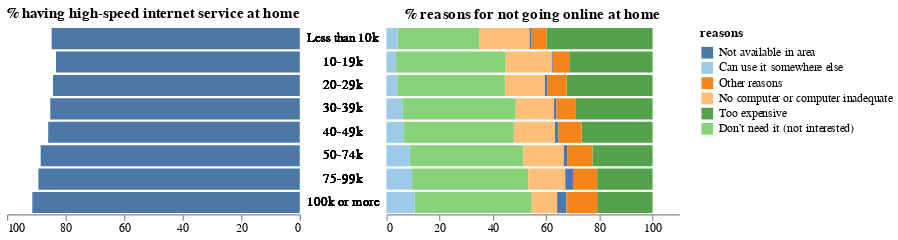

The cell this chart's notebook holds for it:
### Markdown cell above
## Charts

### Code cell
radio_year = alt.binding_radio(options=["2010","2015","2017"], name="year: ")

select_year = alt.selection_single(name="select",
                                   fields=["year"],
                                   bind=radio_year,
                                   init={"year": "2010"})

select_bar1 = alt.selection_single(
    on='mouseover',
    nearest=True,
    clear="click"
)

select_bar2 = alt.selection_single(
    on='mouseover',
    clear="click"
)

select_reason = alt.selection_single(
    fields=["label"],
    bind="legend"
)


OpacityCondition1 = alt.condition(select_bar1, alt.value(1.0), alt.value(0.8))
OpacityCondition2 = alt.condition(select_bar2, alt.value(1.0), alt.value(0.8))
ColorCondition = alt.condition(select_reason, 
                               alt.Color("label", 
                                         title="reasons", 
                                         type="nominal",
                                         scale=alt.Scale(scheme="tableau20"), 
                                         sort=alt.EncodingSortField("value", order='ascending')),
                               alt.value("lightgrey")
                              )

# palette = alt.Scale(range=['lightgreen', 'darkgreen', 'olive'])

base = alt.Chart(income_df).add_selection(
    select_year
).transform_filter(
    select_year
).properties(
    width=250, 
)

left = base.transform_filter(
    (alt.datum.type=="access") & (alt.datum.label=="High-speed internet service")
).encode(
    x=alt.X("value:Q",
            title=None,
           sort=alt.SortOrder("descending")),
    y=alt.Y("income:N", 
            title=None, 
            axis=None,
            sort=alt.EncodingSortField(field="order", order='ascending')),
    opacity=OpacityCondition1,
    tooltip="value"
).mark_bar().properties(
    title="% having high-speed internet service at home"
).add_selection(
    select_bar1
)

middle = base.encode(
    y=alt.Y("income:N", 
            sort=alt.EncodingSortField(field="order", order='ascending'),
            axis=None),
    text=alt.Text("income:N")
).mark_text().properties(width=20)

right = base.encode(
    x=alt.X("value:Q",
           title=None),
    y=alt.Y("income:N",
            title=None,
            axis=None,
            sort=alt.EncodingSortField(field="order", order='ascending')),
    color=ColorCondition,
#     order=alt.Order("label", fields="value", sort="ascending"),
    opacity=OpacityCondition2,
    tooltip=["label","value"]
    
).transform_filter(
    (alt.datum.type=="reasons") & (alt.datum.reason!="Other reasons")
# ).transform_filter(
#     select_reason
).mark_bar().properties(
    title="% reasons for not going online at home"
).add_selection(
    select_bar2
).add_selection(
    select_reason
)


alt.concat(left, middle, right, spacing=5).configure_legend(
    orient='bottom'
).resolve_scale(
    color="independent", 
#     y="shared"
).configure_axis(
    grid=False
).configure_view(
    strokeOpacity=0
).configure_legend(
    orient="right"
)

### Figure 1 — Vega-Lite specification as saved in the notebook (floating-point values rounded to 4 significant figures; data arrays with more than 128 entries replaced by an {"elided": "..."} marker saying what was removed)
{"config": {"view": {"continuousWidth": 400, "continuousHeight": 300, "strokeOpacity": 0}, "axis": {"grid": false}, "legend": {"orient": "right"}}, "concat": [{"mark": "bar", "encoding": {"opacity": {"condition": {"value": 1.0, "selection": "selector084"}, "value": 0.8}, "tooltip": {"type": "quantitative", "field": "value"}, "x": {"type": "quantitative", "field": "value", "sort": "descending", "title": null}, "y": {"type": "nominal", "axis": null, "field": "income", "sort": {"field": "order", "order": "ascending"}, "title": null}}, "selection": {"select": {"type": "single", "fields": ["year"], "bind": {"input": "radio", "options": ["2010", "2015", "2017"], "name": "year: "}, "init": {"year": "2010"}}, "selector084": {"type": "single", "on": "mouseover", "nearest": true, "clear": "click"}}, "title": "% having high-speed internet service at home", "transform": [{"filter": {"selection": "select"}}, {"filter": "((datum.type === 'access') && (datum.label === 'High-speed internet service'))"}], "width": 250}, {"mark": "text", "encoding": {"text": {"type": "nominal", "field": "income"}, "y": {"type": "nominal", "axis": null, "field": "income", "sort": {"field": "order", "order": "ascending"}}}, "selection": {"select": {"type": "single", "fields": ["year"], "bind": {"input": "radio", "options": ["2010", "2015", "2017"], "name": "year: "}, "init": {"year": "2010"}}}, "transform": [{"filter": {"selection": "select"}}], "width": 20}, {"mark": "bar", "encoding": {"color": {"condition": {"type": "nominal", "field": "label", "scale": {"scheme": "tableau20"}, "sort": {"field": "value", "order": "ascending"}, "title": "reasons", "selection": "selector086"}, "value": "lightgrey"}, "opacity": {"condition": {"value": 1.0, "selection": "selector085"}, "value": 0.8}, "tooltip": [{"type": "nominal", "field": "label"}, {"type": "quantitative", "field": "value"}], "x": {"type": "quantitative", "field": "value", "title": null}, "y": {"type": "nominal", "axis": null, "field": "income", "sort": {"field": "order", "order": "ascending"}, "title": null}}, "selection": {"select": {"type": "single", "fields": ["year"], "bind": {"input": "radio", "options": ["2010", "2015", "2017"], "name": "year: "}, "init": {"year": "2010"}}, "selector085": {"type": "single", "on": "mouseover", "clear": "click"}, "selector086": {"type": "single", "fields": ["label"], "bind": "legend"}}, "title": "% reasons for not going online at home", "transform": [{"filter": {"selection": "select"}}, {"filter": "((datum.type === 'reasons') && (datum.reason !== 'Other reasons'))"}], "width": 250}], "data": {"name": "data-433f0e3b7cc3c07ca239867016c84a8d"}, "resolve": {"scale": {"color": "independent"}}, "spacing": 5, "$schema": "https://vega.github.io/schema/vega-lite/v4.0.2.json", "datasets": {"data-433f0e3b7cc3c07ca239867016c84a8d": {"elided": "272 records"}}}
